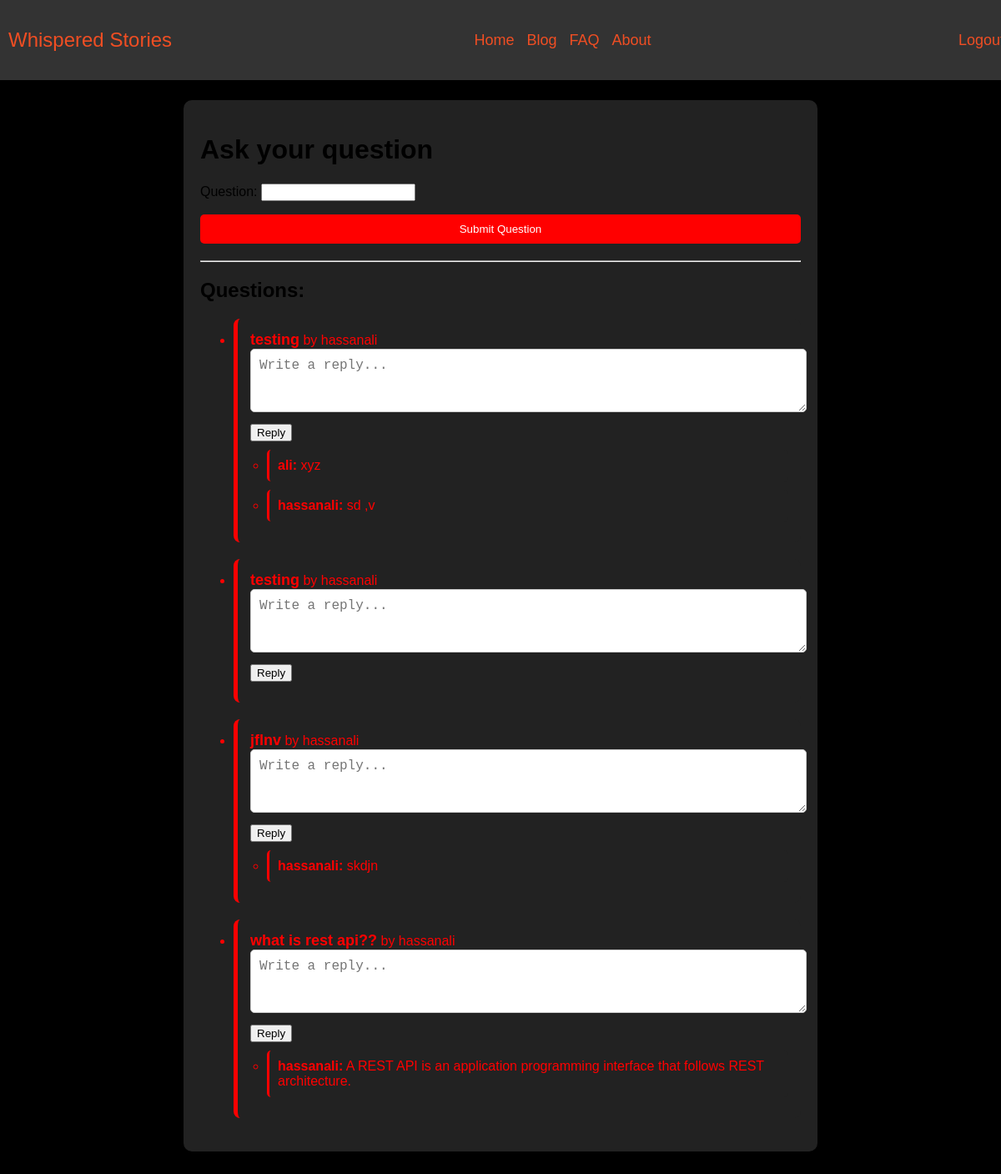
Screenshot of /faq/ with the database file from the repository.
### task_app/models.py (models this page shows, shortened)
class faq(models.Model):
    user = models.ForeignKey(User, on_delete=models.CASCADE)
    question = models.CharField(max_length=1050)

class reply(models.Model):
    user = models.ForeignKey(User, on_delete=models.CASCADE)
    question = models.ForeignKey(faq, on_delete=models.CASCADE)
    reply = models.TextField()

### task_app/views.py (the view, shortened to what this page needs)
# urls.py: path('faq/', FAQView.as_view(), name="faq"),
class FAQView(CreateView):
    template_name = 'faq.html'
    form_class = FAQForm
    success_url = reverse_lazy('faq')
    def get_context_data(self, **kwargs):
        context = super().get_context_data(**kwargs)
        context['faqs'] = faq.objects.all()
        context['replies'] = reply.objects.all()
        return context

### task_app/forms.py
class FAQForm(forms.ModelForm):
    class Meta:
        model = faq
        fields = ['question']

### templates/faq.html (shortened to what this page needs)
{% extends "base.html" %}
{% load static %}
{% block content %}
<link rel="stylesheet" href="{% static 'css/faq.css' %}">
<div class="qa-container">
    <div class="input-section">
        <h1>Ask your question</h1>
        <form method="post" action="{% url 'faq' %}">
            {{ form.as_p }}
            <button id="submit-btn" type="submit">Submit Question</button>
        </form>
    </div>
    <hr />
    <div class="questions-container">
        <h2>Questions:</h2>
        <ul>
            {% for faq in faqs %}
            <li class="question">
                <strong class="question-text">{{ faq.question }}</strong> by {{ faq.user.username }}
                <form method="post" action="{% url 'faq_reply' faq.id %}">
                    <textarea name="reply" rows="3" placeholder="Write a reply..."></textarea>
                    <button type="submit">Reply</button>
                </form>
                <ul class="replies">
                    {% for reply in replies %}
                    {% if reply.question.id == faq.id %}
                    <li class="reply">
                        <strong>{{ reply.user.username }}:</strong> {{ reply.reply }}
                    </li>
                    {% endif %}
                    {% empty %}
                    <li>No replies yet.</li>
                    {% endfor %}
                </ul>
            </li>
            {% endfor %}
        </ul>
    </div>
</div>
{% endblock content %}

### static/css/base.css (style rules this page uses)
html, body { height: 100%; margin: 0; font-family: Arial, sans-serif; padding: 0; overflow-x: hidden; background-color: black !important; }

### static/css/faq.css (style rules this page uses)
body { font-family: Arial, sans-serif; margin: 0; padding: 0; background-color: #000; }
.qa-container { width: 60%; margin: 50px auto; background-color: #222; padding: 20px; border-radius: 10px; box-shadow: 0 2px 10px rgba(0, 0, 0, 0.1); }
.input-section { margin-bottom: 20px; }
#question-input, textarea { width: 100%; padding: 10px; border: 1px solid #ccc; border-radius: 5px; font-size: 16px; margin-bottom: 10px; }
#submit-btn { width: 100%; background-color: red; color: #fff; border: none; padding: 10px; border-radius: 5px; cursor: pointer; }
.questions-container { margin-top: 20px; }
.question { background-color: #222; padding: 15px; margin-bottom: 20px; border-radius: 8px; border-left: 5px solid red; color: red; }
.question-text { font-size: 18px; font-weight: bold; margin: 0 0 10px 0; color: red; }
.replies { margin-top: 10px; padding-left: 20px; }
.reply { background-color: #222; padding: 10px; border-left: 3px solid red; margin-bottom: 10px; border-radius: 5px; color: red; }

### rows the page displays
faq: question "testing", user.username "hassanali"
reply: user.username "ali", reply "xyz"
reply: user.username "hassanali", reply "sd ,v"
faq: question "testing", user.username "hassanali"
faq: question "jflnv", user.username "hassanali"
reply: user.username "hassanali", reply "skdjn"
faq: question "what is rest api??", user.username "hassanali"
reply: user.username "hassanali", reply "A REST API is an application programming interface that follows REST architecture."
